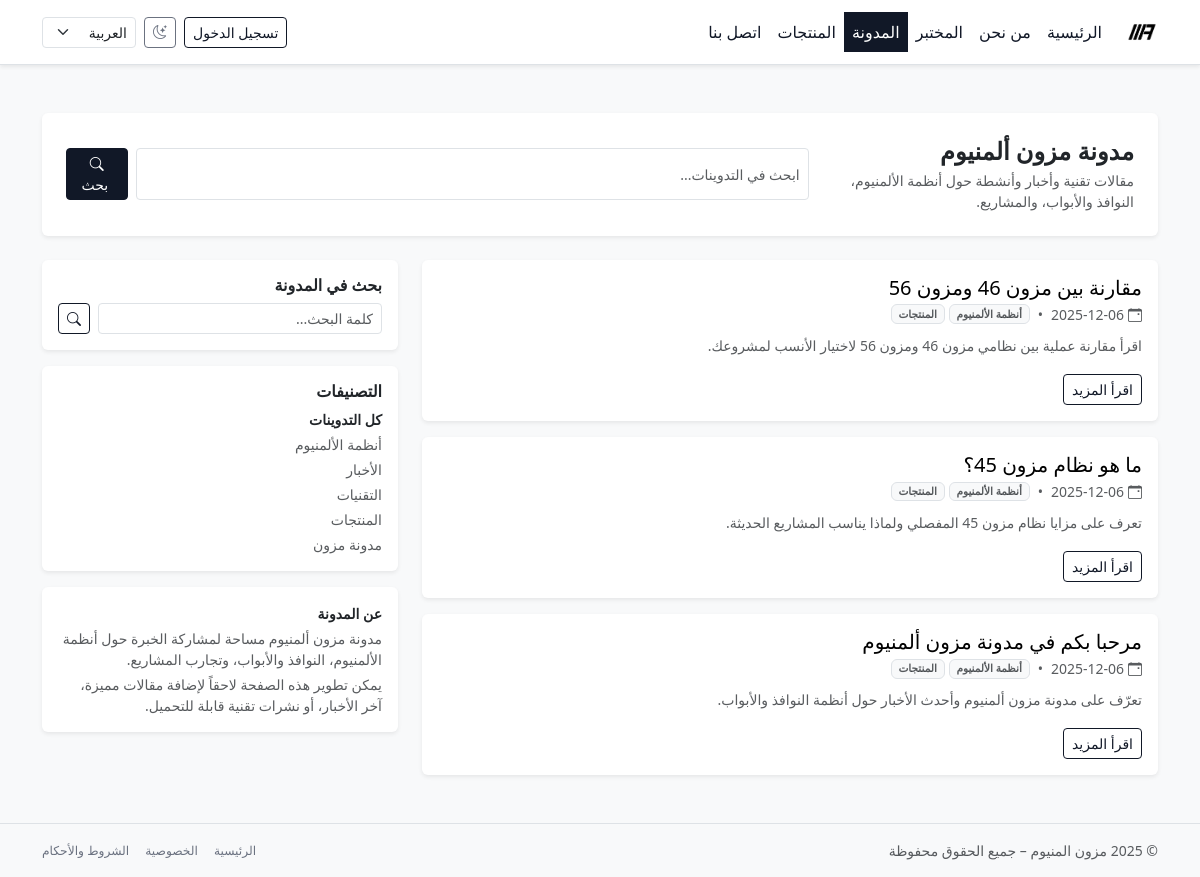
The app's page /ar/blog/, older data.
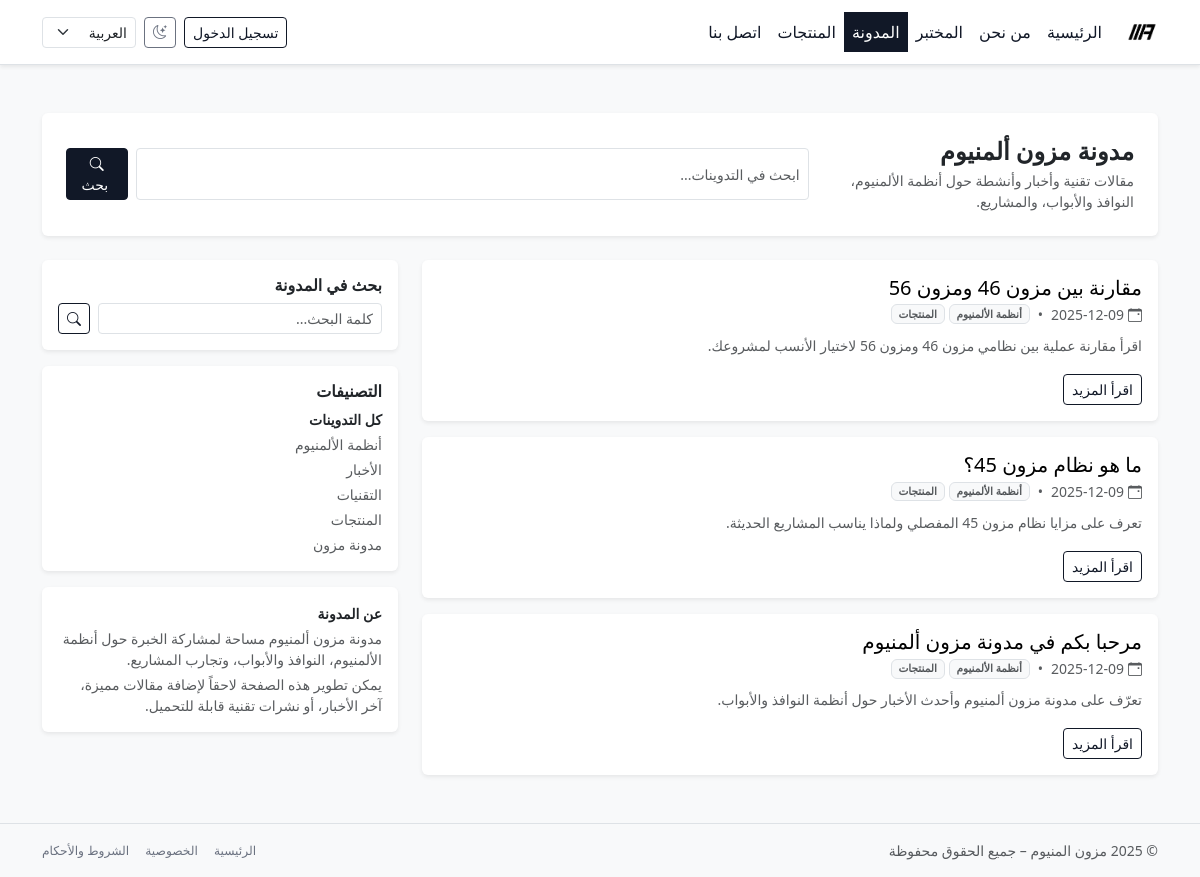
The same page, newer data.
### website/models.py (models this page shows, shortened)
class TimeStampedModel(models.Model):
    created_at = models.DateTimeField(default=timezone.now, editable=False)
    updated_at = models.DateTimeField(auto_now=True)
    class Meta:
        abstract = True

class BlogPost(TimeStampedModel):
    slug = models.SlugField(unique=True, max_length=200)
    title = models.CharField(max_length=200)
    body = models.TextField()
    meta_title = models.CharField(max_length=255, blank=True, null=True)
    meta_description = models.CharField(max_length=300, blank=True, null=True)
    thumbnail = models.ImageField(
        upload_to="blog/",
        blank=True,
        null=True,
    )
    is_published = models.BooleanField(default=True)
    published_at = models.DateTimeField(default=timezone.now)
    categories = models.ManyToManyField(
        Category,
        related_name="posts",
        blank=True,
    )
    tags = models.ManyToManyField(
        Tag,
        related_name="posts",
        blank=True,
    )
    class Meta:
        ordering = ("-published_at", "-id")
    def get_absolute_url(self):
        return reverse("blog_detail", kwargs={"slug": self.slug})

### website/views.py (the view)
# urls.py: path("blog/", BlogListView.as_view(), name="blog_list"),
class BlogListView(ListView):
    model = BlogPost
    template_name = "website/blog_list.html"
    context_object_name = "posts"
    paginate_by = 5
    def get_queryset(self):
        q = self.request.GET.get("q", "").strip()
        qs = BlogPost.objects.filter(is_published=True)
        category_slug = self.kwargs.get("category_slug")
        self.current_category = None
        if category_slug:
            self.current_category = Category.objects.filter(
                slug=category_slug
            ).first()
            if self.current_category:
                qs = qs.filter(categories=self.current_category)
        if q:
            qs = qs.filter(
                Q(title__icontains=q) |
                Q(body__icontains=q)
            )
        self.search_query = q
        return qs
    def get_context_data(self, **kwargs):
        context = super().get_context_data(**kwargs)
        context["categories"] = Category.objects.all()
        context["current_category"] = getattr(self, "current_category", None)
        context["q"] = getattr(self, "search_query", "")
        return context

### core/context_processors/notifications.py (called while the page is built, shortened)
def notifications_context(request):
    user = request.user
    if not user.is_authenticated:
        return {}

### templates/website/blog_list.html (shortened to what the changed rows need)
{% extends "base.html" %}
{% load i18n static %}
{% block content %}
<section class="mb-4">
  <div class="card border-0 shadow-sm bg-body">
    <div class="card-body p-3 p-md-4">
      <div class="d-flex flex-column flex-md-row justify-content-between gap-3 align-items-md-center">
        <div>
          <h1 class="h4 fw-bold mb-1 text-body">
            {% if current_category %}
              {{ current_category.name }}
            {% elif current_tag %}
              {% trans "الوسم" %}: {{ current_tag.name }}
            {% else %}
              {% trans "مدونة مزون ألمنيوم" %}
            {% endif %}
          </h1>
        </div>
      </div>
    </div>
  </div>
</section>
<div class="row g-4">
  <div class="col-lg-8">
    {% if posts %}
      <div class="vstack gap-3">
        {% for post in posts %}
          <article class="card border-0 shadow-sm overflow-hidden bg-white">
            <div class="row g-0">
              {% if post.thumbnail %}
                <div class="col-md-4">
                  <div class="ratio ratio-4x3 h-100">
                    <img
                      src="{{ post.thumbnail.url }}"
                      alt="{{ post.title }}"
                      class="img-fluid object-fit-cover">
                  </div>
                </div>
                <div class="col-md-8">
              {% else %}
                <div class="col-12">
              {% endif %}
                <div class="card-body d-flex flex-column h-100">
                  <h2 class="h5 mb-1">
                    <a href="{{ post.get_absolute_url }}"
                       class="text-decoration-none link-body-emphasis">
                      {{ post.title }}
                    </a>
                  </h2>
                  <div class="small text-muted mb-2 d-flex flex-wrap gap-2 align-items-center">
                    <span class="d-inline-flex align-items-center gap-1">
                      <i class="bi bi-calendar-event"></i>
                      <span>{{ post.published_at|date:"Y-m-d" }}</span>
                    </span>
                    {% with cats=post.categories.all %}
                      {% if cats %}
                        <span>•</span>
                        <span class="d-flex flex-wrap gap-1">
                          {% for c in cats %}
                            <span class="badge bg-body-tertiary text-muted border">
                              {{ c.name }}
                            </span>
                          {% endfor %}
                        </span>
                      {% endif %}
                    {% endwith %}
                  </div>
                  <p class="small mb-3 text-muted" style="line-height: 1.8;">
                    {{ post.meta_description|default:post.body|truncatechars:220 }}
                  </p>
                  <div class="mt-auto d-flex justify-content-between align-items-center small">
                    <a href="{{ post.get_absolute_url }}"
                       class="btn btn-sm btn-outline-primary">
                      {% trans "اقرأ المزيد" %}
                    </a>
                  </div>
                </div>
              </div>
            </div>
          </article>
        {% endfor %}
      </div>
    {% endif %}
  </div>
  <div class="col-lg-4">
    <aside class="position-sticky" style="top: 88px;">
      <div class="card border-0 shadow-sm mb-3">
        <div class="card-body">
          <h2 class="h6 mb-2 fw-bold text-body">
            {% trans "بحث في المدونة" %}
          </h2>
        </div>
      </div>
      {% if categories %}
        <div class="card border-0 shadow-sm mb-3">
          <div class="card-body">
            <h2 class="h6 mb-2 fw-bold text-body">
              {% trans "التصنيفات" %}
            </h2>
          </div>
        </div>
      {% endif %}
    </aside>
  </div>
</div>
{% endblock %}

Row changes from the older to the newer data that the page shows:
changed BlogPost "مقارنة بين مزون 46 ومزون 56": published_at "2025-12-06" → "2025-12-09"
changed BlogPost "ما هو نظام مزون 45؟": published_at "2025-12-06" → "2025-12-09"
changed BlogPost "مرحبا بكم في مدونة مزون ألمنيوم": published_at "2025-12-06" → "2025-12-09"
